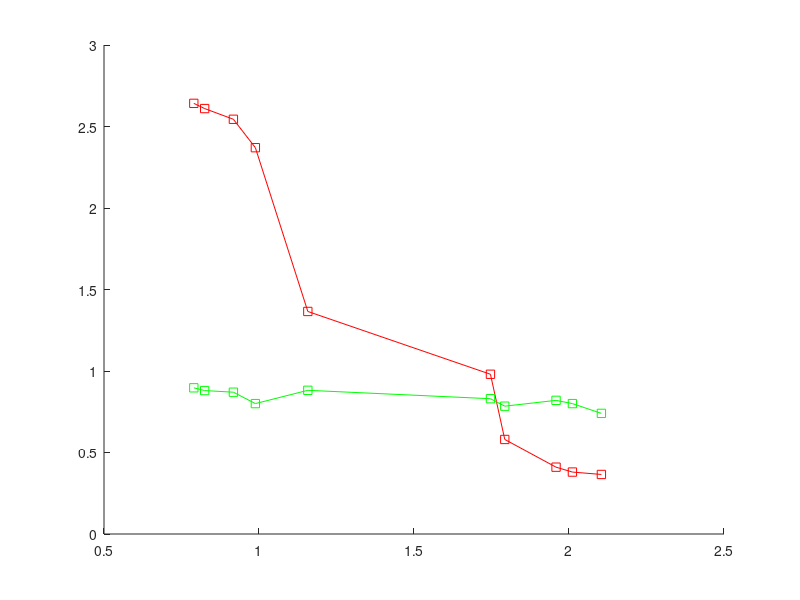
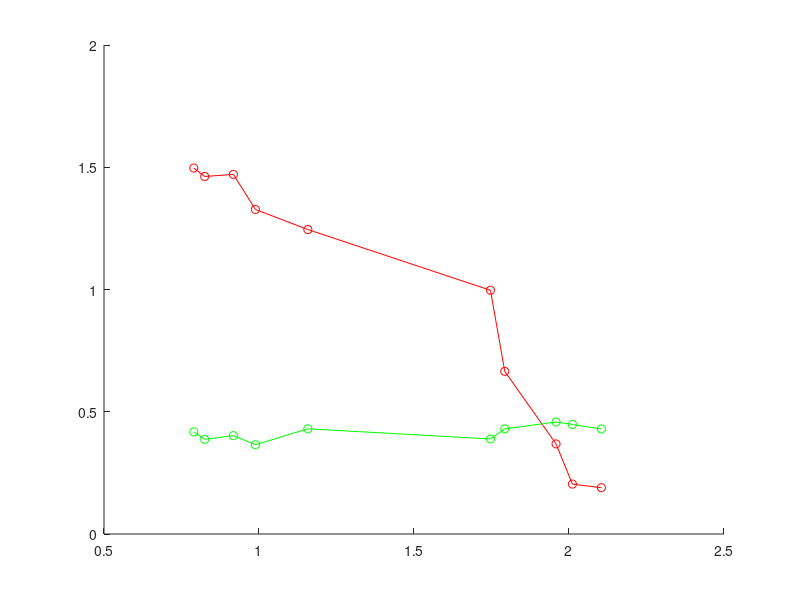

The MATLAB script that drew these images, in order:
close all
clear all
clc

snr = [2.1045; 2.011; 1.9582; 1.7928; 1.7466; 1.1575; 0.9883; 0.91739; 0.8247; 0.78969];
mean_gaussian_fitting  = [0.3653;   0.38;   0.41;     0.58;   0.98;   1.3653;  2.37; 2.5443;   2.61;  2.642];
sigma_gaussian_fitting = [0.1894;   0.2041; 0.3685; 0.6651; 0.9969;   1.2453; 1.3276; 1.4707; 1.4622; 1.4968];
mean_mark_fitting      = [0.74;     0.8;    0.82;   0.7842;   0.83;  0.8816;   0.80;   0.87;   0.88; 0.8969;];
sigma_mark_fitting = [0.4297; 0.4480; 0.4580; 0.4302; 0.3887; 0.4303; 0.3649; 0.4025; 0.3872;0.4177];

figure
hold on
plot(snr,mean_gaussian_fitting,'rs-')
plot(snr,mean_mark_fitting,'gs-')
hold off
figure
hold on
plot(snr,sigma_gaussian_fitting,'ro-')
plot(snr,sigma_mark_fitting,'go-')
hold off